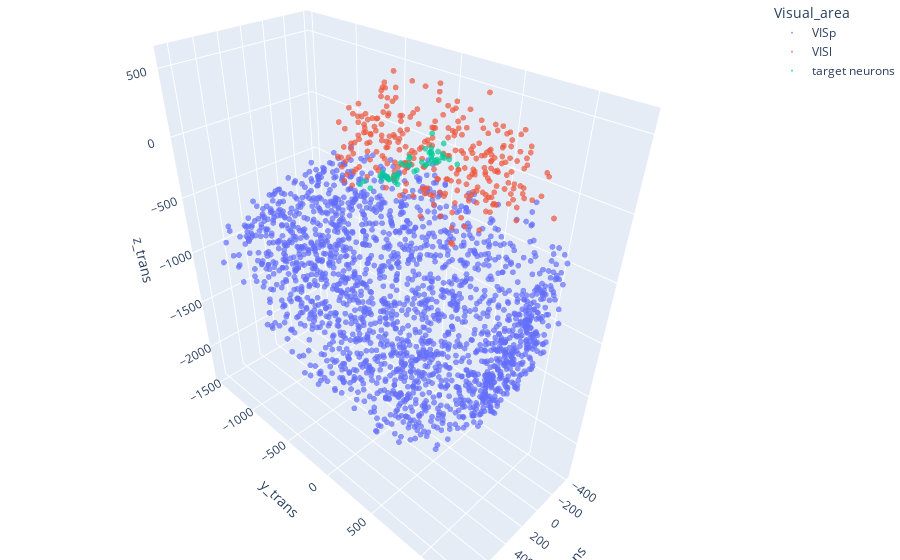

The notebook cell saved with this chart:
### Code cell
import plotly.express as px

fig = px.scatter_3d(Z, x='x_trans', y='y_trans', z='z_trans', color='Visual_area',
              opacity=0.7)
fig.update_traces(marker_size = 2)
# fig.update_scenes(xaxis_visible=False, yaxis_visible=False,zaxis_visible=False )
fig.update_layout(margin=dict(l=0, r=0, b=0, t=0)) #, scene_camera=camera)

### Figure 1 — Plotly figure (JSON) as saved in the notebook; plotly's stock layout.template omitted (floating-point values rounded to 4 significant figures; data arrays with more than 128 entries replaced by an {"elided": "..."} marker saying what was removed)
{"data": [{"hovertemplate": "Visual_area=VISp<br>x_trans=%{x}<br>y_trans=%{y}<br>z_trans=%{z}<extra></extra>", "legendgroup": "VISp", "marker": {"color": "#636efa", "opacity": 0.7, "size": 2, "symbol": "circle"}, "mode": "markers", "name": "VISp", "scene": "scene", "showlegend": true, "type": "scatter3d", "x": {"elided": "1956 float values"}, "y": {"elided": "1956 float values"}, "z": {"elided": "1956 float values"}}, {"hovertemplate": "Visual_area=VISl<br>x_trans=%{x}<br>y_trans=%{y}<br>z_trans=%{z}<extra></extra>", "legendgroup": "VISl", "marker": {"color": "#EF553B", "opacity": 0.7, "size": 2, "symbol": "circle"}, "mode": "markers", "name": "VISl", "scene": "scene", "showlegend": true, "type": "scatter3d", "x": {"elided": "279 float values"}, "y": {"elided": "279 float values"}, "z": {"elided": "279 float values"}}, {"hovertemplate": "Visual_area=target neurons<br>x_trans=%{x}<br>y_trans=%{y}<br>z_trans=%{z}<extra></extra>", "legendgroup": "target neurons", "marker": {"color": "#00cc96", "opacity": 0.7, "size": 2, "symbol": "circle"}, "mode": "markers", "name": "target neurons", "scene": "scene", "showlegend": true, "type": "scatter3d", "x": [-288.5, -234.1, -232.1, -261.1, -219.9, -280.6, -279.0, -236.8, -260.0, -270.0, -251.8, -258.1, -268.4, -247.5, -134.2, -183.0, -228.8, -101.1, -215.9, -124.8, -136.8, -201.5, -141.9, -36.14, -25.61, -50.85, -11.54, -5.516, 91.47, 97.28, 157.5, 269.3, 232.7, 187.5, 238.7, 265.2, 243.0, 197.0, 272.8, 249.1, 135.7, 197.4, 235.6, 129.1, 243.5, 245.2, 211.9, 423.4, 451.8, 410.4], "y": [-34.6, -51.57, -40.65, -72.79, 15.27, 28.51, 19.1, -52.62, 29.58, 156.4, -69.98, -127.2, 83.88, -78.93, 43.6, -5.792, 57.57, 14.41, 36.16, 80.34, -48.48, 14.1, 11.61, 76.55, -55.79, -89.92, -49.46, -50.47, 109.2, 92.58, -2.157, 11.68, -14.24, -1.156, -63.39, -29.69, -10.41, 29.79, -45.35, 8.5, -18.94, 97.15, 76.52, 0.1746, 15.87, -47.47, 31.26, -36.99, -45.28, 3.526], "z": [-5.441, 33.0, -8.472, 126.4, -26.29, -30.18, 75.29, 0.5174, -18.84, -32.41, -7.578, -3.063, -18.58, -15.42, 12.27, -2.712, 23.77, -29.06, -30.97, 3.508, -38.97, -30.27, -29.54, 16.61, -26.15, 0.9065, 40.85, -18.2, 32.43, 19.72, -26.99, 11.04, -22.6, -8.69, -39.03, 29.45, -1.983, -18.09, 3.053, -13.26, -23.4, 99.77, -28.67, 59.97, -9.836, 6.117, -38.01, 21.11, 5.51, -18.58]}], "layout": {"legend": {"title": {"text": "Visual_area"}, "tracegroupgap": 0}, "margin": {"b": 0, "l": 0, "r": 0, "t": 0}, "scene": {"domain": {"x": [0, 1], "y": [0, 1]}, "xaxis": {"title": {"text": "x_trans"}}, "yaxis": {"title": {"text": "y_trans"}}, "zaxis": {"title": {"text": "z_trans"}}}}}
